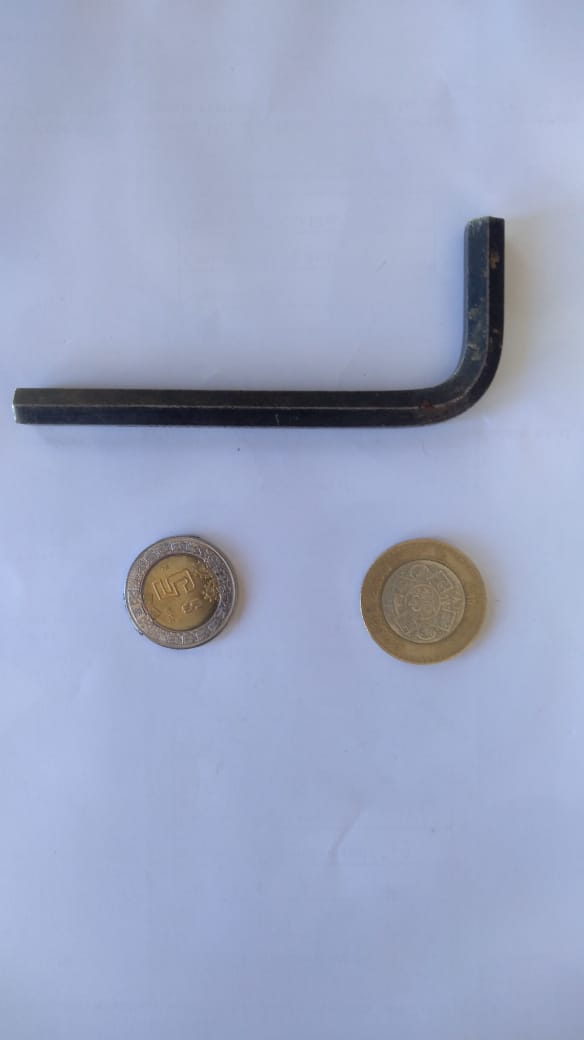
#> input picture images/tool1.jpg, 584 x 1040 px, found by its file name
$ python openCV.py
#> lines starting #> are read from the running program, lines starting #| are printed output that depends on the picture; after the words box and inside, x2 and y2 are one past the last pixel; in counts of white or black regions, pixels touching at a corner belong together
#%%
import numpy as np
import cv2

# Cargamos la imagen
original = cv2.imread("C:/Users/Angeleye's/Desktop/pruebaOpen/images/tool1.jpg")
#> original is the input picture: shape (1040, 584, 3); mean B, G, R 195.3, 166.5, 156.6
#cv2.imshow("original", original)
#cv2.waitKey()

# Convertimos a escala de grises
gris = cv2.cvtColor(original, cv2.COLOR_BGR2GRAY)
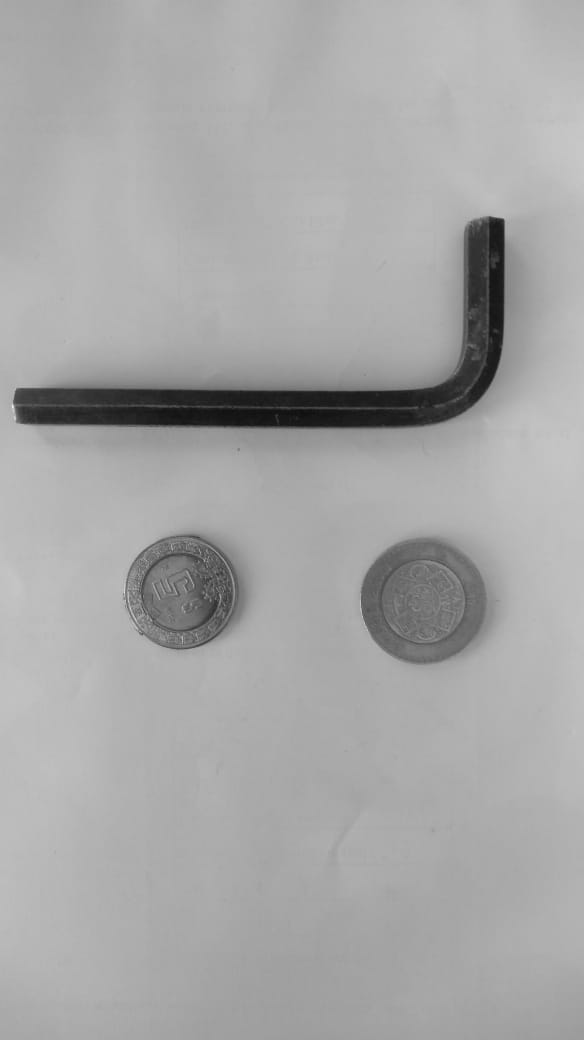
#> gris: shape (1040, 584); min 14, max 236, mean 166.8

# Aplicar suavizado Gaussiano
gauss = cv2.GaussianBlur(gris, (5,5), 0)

#cv2.imshow("suavizado", gauss)


# Detectamos los bordes con Canny
canny = cv2.Canny(gauss, 50, 200)
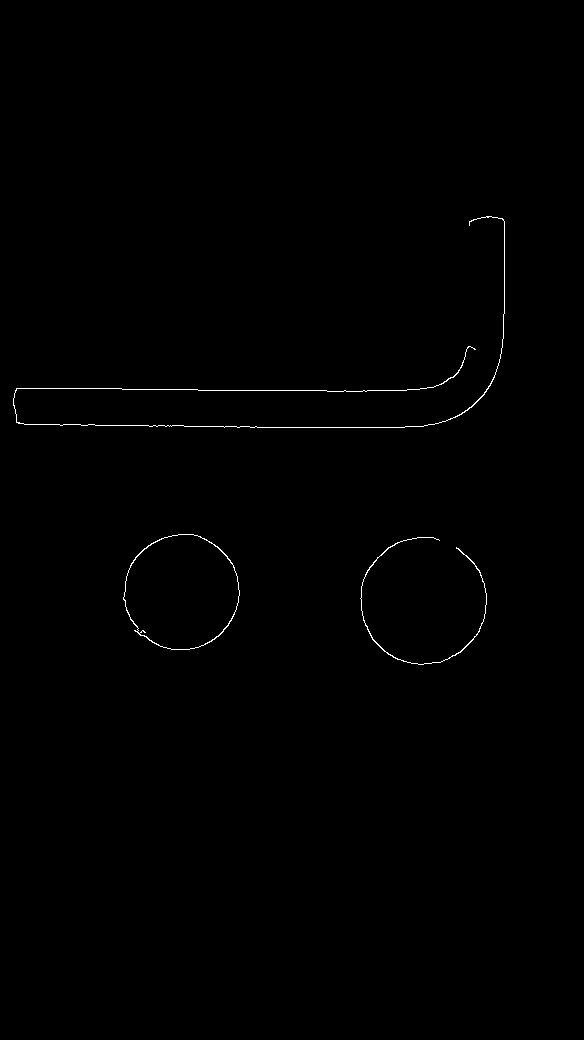
#> canny: shape (1040, 584); 0.35% white in thin lines or dots, all inside (x1, y1, x2, y2) = (13, 216, 505, 665)

#cv2.imshow("canny", canny)


# Buscamos los contornos
(contornos,_) = cv2.findContours(canny.copy(), cv2.RETR_EXTERNAL, cv2.CHAIN_APPROX_SIMPLE)
#> contornos = 3 contours; box (x1, y1, x2, y2) and area: (123, 534, 240, 650) 10376, (360, 537, 487, 665) 98, (13, 216, 505, 428) 64

# Mostramos el número de monedas por consola
print("He encontrado {} objetos".format(len(contornos)))
#| He encontrado 3 objetos

cv2.drawContours(original,contornos,-1,(0,0,255), 2)
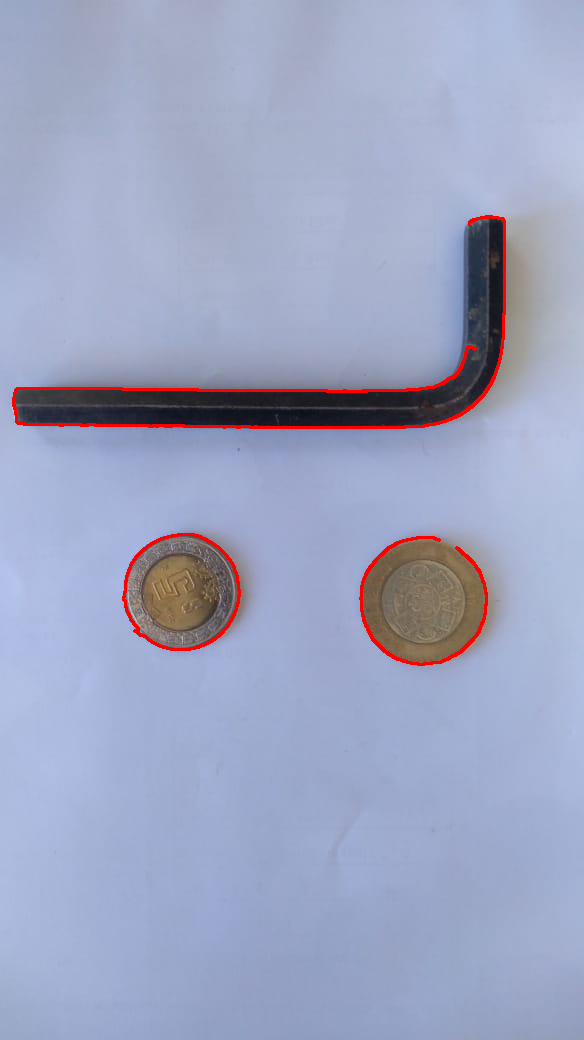
#> original: shape (1040, 584, 3); 1.08% of pixels changed, all inside (x1, y1, x2, y2) = (12, 215, 506, 666)
cv2.imshow("contornos", original)

cv2.waitKey(0)
